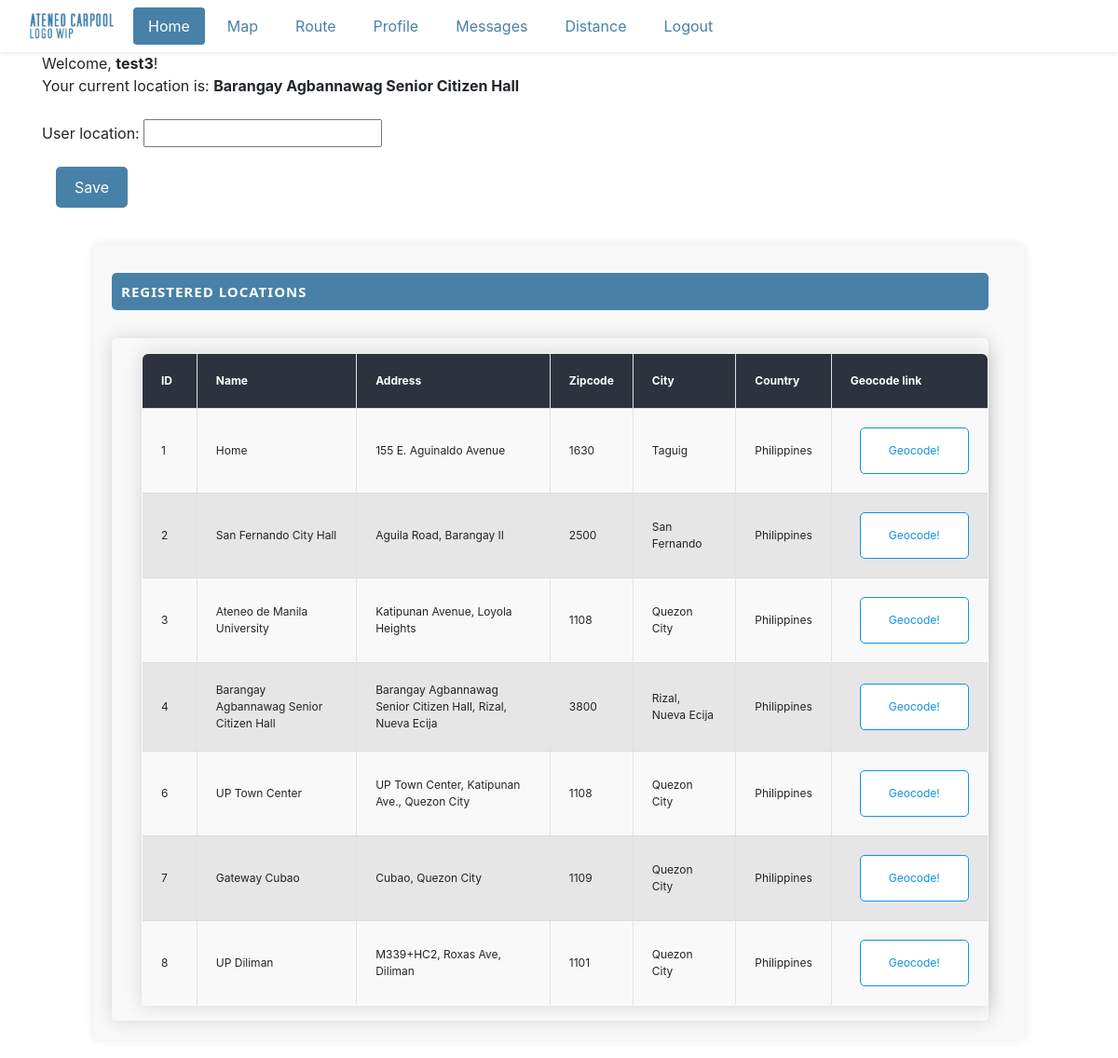
The page /home (signed in) on the database its author committed.
### project_content/models.py (models this page shows, shortened)
class UserLocation(models.Model):
    user = models.OneToOneField(User, on_delete=models.CASCADE)
    user_location = models.CharField(max_length=255)

class Locations(models.Model):
    name = models.CharField(max_length=500)
    zipcode = models.CharField(max_length=200, blank=True, null=True)
    city = models.CharField(max_length=200, blank=True, null=True)
    country = models.CharField(max_length=200, blank=True, null=True)
    address = models.CharField(max_length=200, blank=True, null=True)
    created_at = models.DateTimeField(auto_now_add=True, blank=True, null=True)
    edited_at = models.DateTimeField(auto_now=True)
    lat = models.CharField(max_length=200,blank=True, null=True)
    lng = models.CharField(max_length=200,blank=True, null=True)
    place_id = models.CharField(max_length=200,blank=True, null=True)

### project_content/views.py (the view)
# urls.py: path("home", views.home, name='home'),
@login_required
def home(request):
    user = request.user
    if request.method == 'POST':
        form = LocationForm(request.POST)
        if form.is_valid():
            location = form.save(commit=False)
            try:
                user_location = UserLocation.objects.get(user=user)
            except:
                user_location = UserLocation(user=user)
            user_location.user_location = location.user_location
            user_location.save()
            return redirect('home')
    else:
        form = LocationForm()
    return render(request, 'project_content/home.html', {'form': form, 'locations': Locations.objects.all()})

### project_content/forms.py
class LocationForm(forms.ModelForm):
    class Meta:
        model = UserLocation
        fields = ('user_location',)

### project_content/templates/project_content/home.html (shortened to what this page needs)
{% extends 'project_content/base.html' %}
{% block content %}
<div class="formholder container">
    <div> Welcome, <b>{{ user }}</b>! <br> </div>
    {% if user.userlocation %}
    <div> Your current location is: <b>{{ user.userlocation.user_location }}</b></div>
    {% else %}
    <div>You have not set a current location yet.</div>
    {% endif %}
    <br>
    <form method="post">
        {{ form.as_p }}
        <button class="ourbutton" type="submit">Save</button>
    </form>
</div>
<div class="pageholder container">
    <div class="titleholder">
        <div class="title"> Registered Locations </div>
    </div>
    <div class="linkholder">
        {% if locations.count == 0 %}
        <div> No data available </div>
        {% else %}
        <table id="ourtable3" class="myTable m-3">
            <thead>
                <tr>
                    <th>ID</th>
                    <th>Name</th>
                    <th>Address</th>
                    <th>Zipcode</th>
                    <th>City</th>
                    <th>Country</th>
                    <th>Geocode link</th>
                </tr>
            </thead>
            <tbody>
                {% for a in locations %}
                <tr>
                    <td style="vertical-align: middle; padding-right: 30px;"> {{a.id}} </td>
                    <td style="vertical-align: middle;"> {{a.name}} </td>
                    <td style="vertical-align: middle;"> {{a.address}} </td>
                    <td style="vertical-align: middle;"> {{a.zipcode}} </td>
                    <td style="vertical-align: middle;"> {{a.city}} </td>
                    <td style="vertical-align: middle;"> {{a.country}} </td>
                    <td style="vertical-align: middle; padding-left: 30px;"> <a class="geocode-link" href="{% url 'geocoding' a.id %}"> Geocode!</a> </td>
                </tr>
                {% endfor %}
            </tbody>
        </table>
        {% endif %}
    </div>
</div>
{% endblock %}

### project_content/static/project_content/main.css (style rules this page uses)
:root { --main-color: #4881a8; --highlight-color: #004e83; --alternating-tr-color: #00000014; --light-hover-color: #00000020; --hover-color: #00000030; --dark-color: #2D323E; --alert-color: #a84848; --highlight-alert-color: #990000; --geocode-color: #0f91e7; }
.myTable { font-size: 12px; min-width: 400px; overflow: hidden; border-radius: 7px 7px 0 0; box-shadow: 0 0 20px rgba(0, 0, 0, .15); }
.myTable th { background-color: var(--dark-color); color: white; font-weight: bold; }
.myTable td, .myTable th { border: 0.01em solid #e3e2e2; padding: 20px; text-align: left; border-bottom: 1px solid #ddd; }
.myTable tr:nth-child(even) { background-color: var(--alternating-tr-color); }
.pageholder, form { display: flex; flex-direction: column; justify-content: center; width: 80%; }
.titleholder, .linkholder { display: flex; margin-top: 10px; width: 98%; border-radius: 5px; }
.ourbutton { margin-right: 10px; padding: 10px 20px; width: fit-content; margin-left: 15px; margin-bottom: 20px; border-radius: 5px; border: none; background-color: rgb(0, 0, 80); color: white }
form { width:100%; }
.titleholder { display: 'flex'; justify-content:'space-between'; background-color: var(--main-color); align-items: center; height: 40px; }
.linkholder { box-shadow: 0 0 20px rgba(0, 0, 0, .15); flex-direction: column; padding-left: 16px; padding-right: 16px; }
.title { color: white; margin-left: 10px; font-weight: bold; font-size: 15px; font-family: 'Segoe UI', Tahoma, Geneva, Verdana, sans-serif; text-transform: uppercase; letter-spacing: 1px; }
.ourbutton { background-color: var(--main-color); transition: background-color .15s ease-in-out; }
tr { transition: all 0.6s ease-in-out; }

### project_content/templates/project_content/home.html (style rules this page uses)
.pageholder { margin: 20px auto; padding: 20px; background-color: #f9f9f9; border-radius: 5px; box-shadow: 0 0 10px rgba(0, 0, 0, 0.1); max-width: 1000px; animation: fadeIn 0.5s ease-in-out; position: relative; z-index: 1; }
.titleholder { text-align: center; margin-bottom: 20px; }
.myTable { width: 100%; border-collapse: collapse; border: 1px solid #ddd; position: relative; z-index: 1; }
.geocode-link { color: var(--geocode-color); text-decoration: none; border: 1px solid var(--geocode-color); padding: 15px 30px; border-radius: 5px; background-color: #fff; cursor: pointer; transition: all 0.6s ease-in-out; outline: none; display: inline-block; }
button { padding: 10px; color: white; border: none; border-radius: 5px; width: 100%; }

### rows shown on the page
Locations: id "1", name "Home", address "155 E. Aguinaldo Avenue", zipcode "1630", city "Taguig", country "Philippines"
Locations: id "2", name "San Fernando City Hall", address "Aguila Road, Barangay II", zipcode "2500", city "San Fernando", country "Philippines"
Locations: id "3", name "Ateneo de Manila University", address "Katipunan Avenue, Loyola Heights", zipcode "1108", city "Quezon City", country "Philippines"
Locations: id "4", name "Barangay Agbannawag Senior Citizen Hall", address "Barangay Agbannawag Senior Citizen Hall, Rizal, Nueva Ecija", zipcode "3800", city "Rizal, Nueva Ecija", country "Philippines"
Locations: id "6", name "UP Town Center", address "UP Town Center, Katipunan Ave., Quezon City", zipcode "1108", city "Quezon City", country "Philippines"
Locations: id "7", name "Gateway Cubao", address "Cubao, Quezon City", zipcode "1109", city "Quezon City", country "Philippines"
Locations: id "8", name "UP Diliman", address "M339+HC2, Roxas Ave, Diliman", zipcode "1101", city "Quezon City", country "Philippines"

### other values the page prints
{{ user }} "test3"
{{ user.userlocation.user_location }} "Barangay Agbannawag Senior Citizen Hall"
